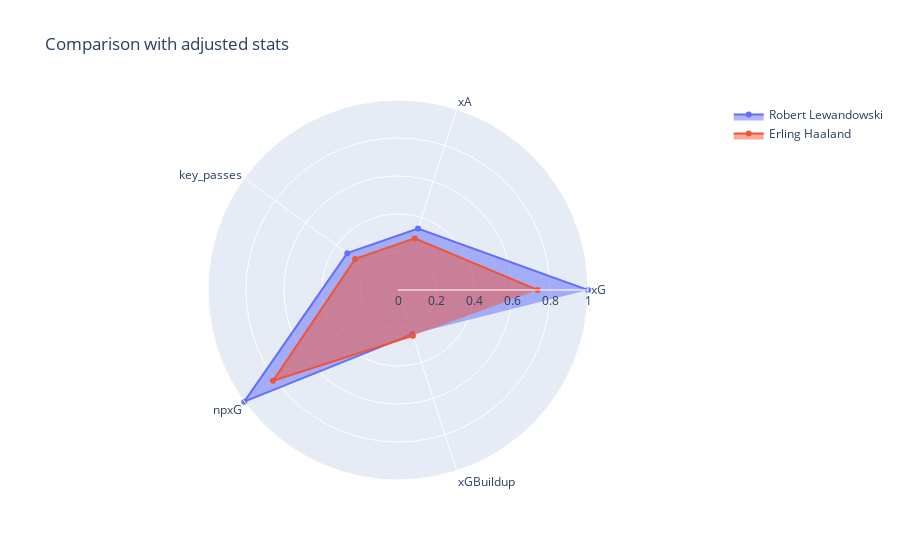

The notebook cell this image was saved under:
### Code cell
dico_players = {"Robert Lewandowski" : 2826, "Erling Haaland" : 2828}
title = "Comparison with adjusted stats"
fig = radar_chart(radar_df,dico_players, title)
fig

### Figure 1 — Plotly figure (JSON) as saved in the notebook; plotly's stock layout.template omitted (floating-point values rounded to 4 significant figures)
{"data": [{"fill": "toself", "name": "Robert Lewandowski", "r": [1, 0.3407, 0.3299, 1.0, 0.2441], "theta": ["xG", "xA", "key_passes", "npxG", "xGBuildup"], "type": "scatterpolar"}, {"fill": "toself", "name": "Erling Haaland", "r": [0.7348, 0.2855, 0.2784, 0.8132, 0.253], "theta": ["xG", "xA", "key_passes", "npxG", "xGBuildup"], "type": "scatterpolar"}], "layout": {"polar": {"radialaxis": {"range": [0, 1], "visible": true}}, "showlegend": true, "title": {"text": "Comparison with adjusted stats"}}}
